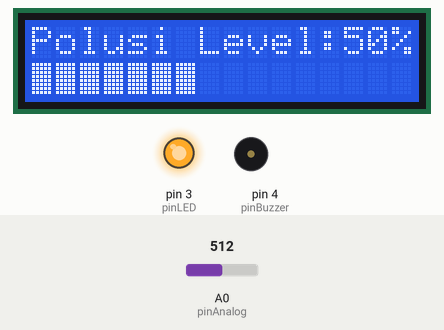
Simulated run of this sketch. Board: Arduino Uno, built with avr-gcc and run on an emulated ATmega328P. Parts: 16×2 character LCD, output pins drawn as LEDs (lit = HIGH), buzzer (waves = sounding). The test bench sets the inputs (shaded band); at power-on: A0 (pinAnalog) = 512. What the sketch prints to the serial monitor is not drawn.

Above: at 4.3 s.
4.4 s: A0 (pinAnalog) set to 314
At 7.2 s:
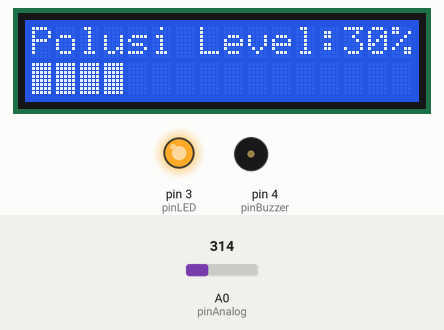
11.2 s: A0 (pinAnalog) set to 291
At 14.4 s:
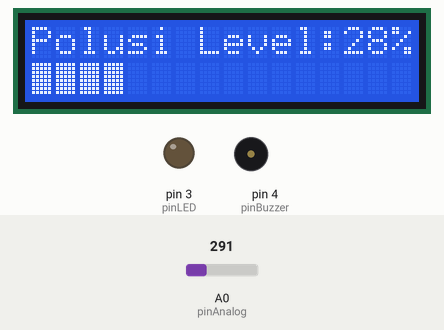
14.7 s: A0 (pinAnalog) set to 122
At 17.2 s:
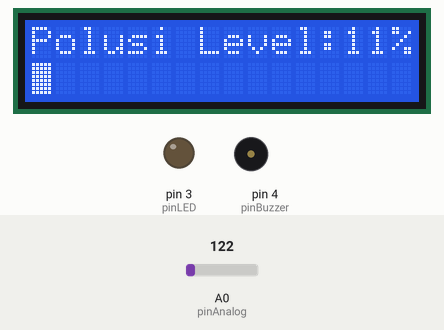
18.0 s: A0 (pinAnalog) set to 20
At 18.6 s:
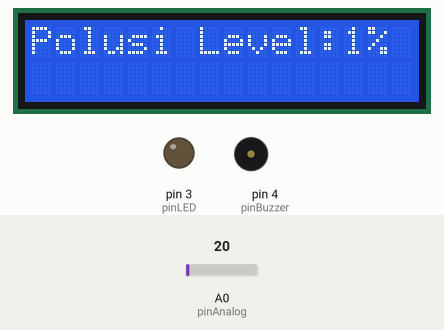
21.3 s: A0 (pinAnalog) set to 716
At 24.6 s:
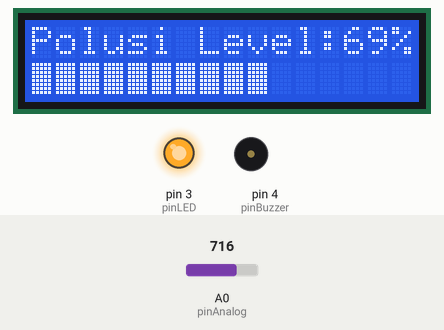
27.5 s: A0 (pinAnalog) set to 900
At 28.9 s:
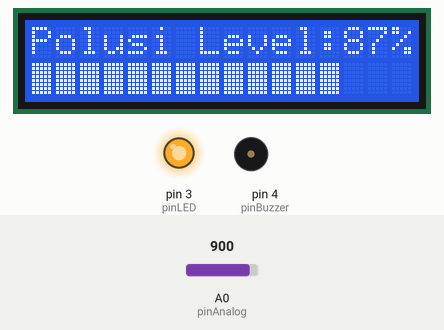
Timing chart, 0 to 35.2 s (numbered marks = the images above; inputs shaded):
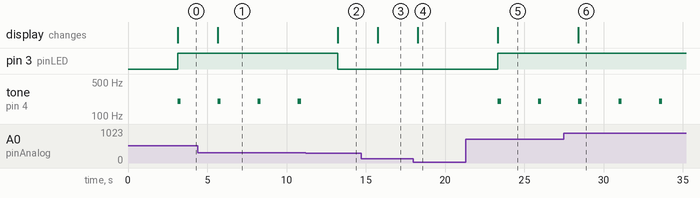

Measured:
- the behaviour switches between 307 and 306 on A0 (pinAnalog) (found by bisection; images 1 and 2)
- after the input at 4.4 s, the display: changes after 1.3 s (image 1)
- after the input at 11.2 s, pin 3 (pinLED): HIGH → LOW after 2.0 s; tone on pin 4 (pinBuzzer): stays silent (without the input it goes to 200 Hz after 2.0 s); the display: changes after 2.0 s (image 2)
- after the input at 14.7 s, the display: changes after 1.1 s (image 3)
- after the input at 18.0 s, the display: changes after 0.28 s (image 4)
- after the input at 21.3 s, pin 3 (pinLED): LOW → HIGH after 2.0 s; tone on pin 4 (pinBuzzer): alternates 200 Hz for 0.20 s and silent for 2.3 s, starting after 2.0 s; the display: changes after 2.0 s (image 5)
- after the input at 27.5 s, the display: changes after 0.92 s (image 6)
- by itself, tone on pin 4 (pinBuzzer): alternates 200 Hz for 0.20 s and silent for 2.3 s

The sketch:

Proyek_Mini.ino
```cpp
#include <Wire.h>
#include <LiquidCrystal_I2C.h>

#define pinAnalog A0
#define pinLED 3
#define pinBuzzer 4

// Inisialisasi library
// Atur alamat LC pada 0x27 untuk tampilan LCD 16 karakter 2 baris
LiquidCrystal_I2C lcd(0x27, 16, 2);

// Pembangkitan custom character, kunjungi https://maxpromer.github.io/LCD-Character-Creator/
byte kotak[] = {
  B11111,
  B11111,
  B11111,
  B11111,
  B11111,
  B11111,
  B11111,
  B11111
};


void setup() {
  pinMode(pinAnalog, INPUT);
  pinMode(pinLED, OUTPUT);

  lcd.init(); // Inisialisasi LCD
  lcd.createChar(0, kotak);
  lcd.backlight(); // Menghidupkan backlight
  lcd.setCursor(0, 0);
  lcd.print("     Deteksi    ");
  lcd.setCursor(0, 1);
  lcd.print("Asap LPG Alkohol");
  delay(3000);
  Serial.begin(9600);
}

void loop() {
  //membaca input signal analog
  unsigned int nilaiPembacaanSensor = analogRead(pinAnalog);

  //mapping 1023 (kering) ke 0 dan 0 (level kebasahan) ke 100 persen
  byte persen = map(nilaiPembacaanSensor, 0, 1023, 0, 100);

  //mapping 0-100% ke jumlah karakter 1-16
  byte progressBar = map(persen, 0, 100, 1, 16);

  Serial.println("Baca Analog: " + String(nilaiPembacaanSensor) + ", " + String(persen) + "%");

  lcd.clear();
  lcd.setCursor(0, 0);
  lcd.print("Polusi Level:" + String(persen) + "%");
  for (byte i = 0; i < progressBar - 1; i++)
  {
    //cetak custom character kotak
    lcd.setCursor(i, 1);
    lcd.write(0);
  }

  if (persen >= 30) {
    //jika kadar gas, asap, CO, LPG, Hidrogen lebih dari sama dengan 30%
    //maka indikator LED menyala dan terdengar speaker Buzzer
    digitalWrite(pinLED, HIGH);
    tone(pinBuzzer, 200, 200);
  } else {
    //jika kadar gas, asap, CO, LPG, Hidrogen kurang dari 30%
    //maka LED indikator mati dan speaker buzzer diam
    digitalWrite(pinLED, LOW);
    noTone(pinBuzzer);
  }
  delay(2500);
}
```
